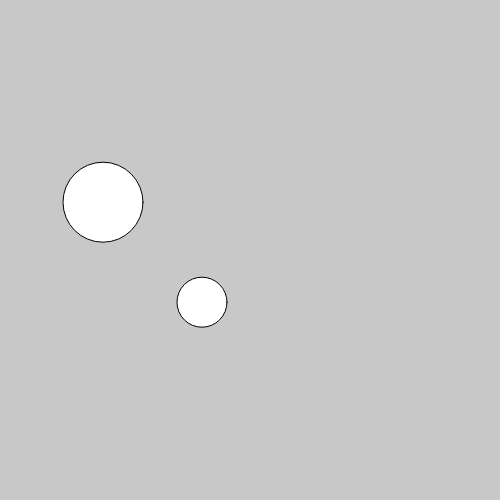
Frame 1 (no input)
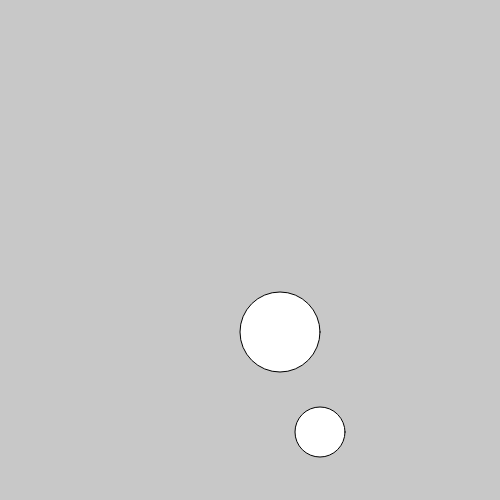
Frame 60 (no input)
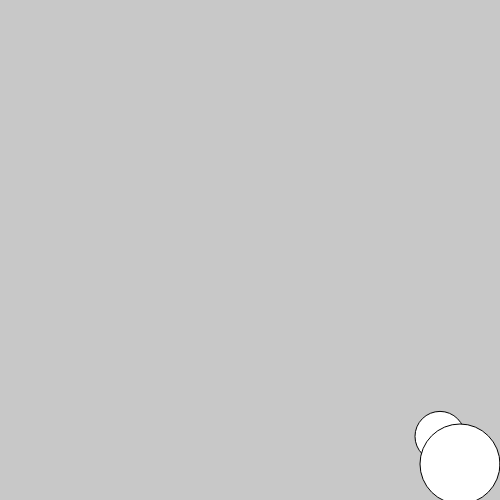
Frame 120 (the mouse pressed at the canvas centre since frame 60)

The p5.js sketch that drew these frames (run headless with seeded random() and noise() and a simulated clock; from frame 60 on, the mouse is pressed at the canvas centre):

// p5.js sketch
// ── sketch.js
var ball;
var ball2;

function setup() {
  createCanvas(500, 500);
  ball = new Ball();
  ball.setup (200, 300, 50, 2.0, 2.2);

  ball2 = new Ball();
  ball2.setup (100, 200, 80, 3.0, 2.2);
//ball.setup (200, 300, size, xspeed, yspeed);
}

function draw() {
  background(200);
  ball.move();
  ball.display();
  ball.bounce();

  ball2.move();
  ball2.display();
  ball2.bounce();

}

function Ball() {
  this.setup = function (x, y, size, xSpeed, ySpeed) {
    this.x = x;
    this.y = y;
    this.size = size;
    this.xSpeed = xSpeed;
    this.ySpeed = ySpeed;
  }
  this.move = function () {
    this.x = this.x + this.xSpeed;
    this.y = this.y + this.ySpeed;

  }
  this.bounce = function () {
    if ( this.x < 0 || this.x > width ) {
      this.xSpeed *= -1;
    } else if (this.y < 0 || this.y > height ) {
      this.ySpeed *= -1;
    }


  }

  this.display = function () {
    ellipse(this.x, this.y, this.size, this.size);
  }
}

// ── sketch2.js
var ball;
var ball2;

function setup() {
  createCanvas(500, 500);
  ball = new Ball();
  ball.setup (200, 300, 50, 2.0, 2.2);
//ball.setup (200, 300, size, xspeed, yspeed);
}

function draw() {
  background(200);
  ball.move();
  ball.display();
  ball.bounce();

}
